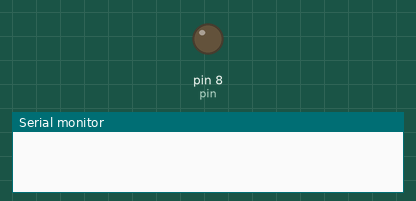
The sketch below on a simulated Arduino Uno, built with avr-gcc and run on an emulated ATmega328P. Shown: output pins drawn as LEDs (lit = HIGH), the last lines printed to the serial monitor.

Above: at 2.5 s.
At 7.5 s:
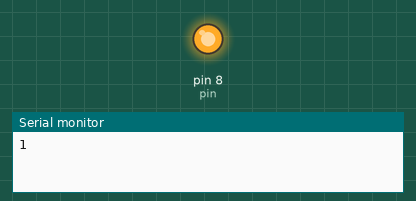
Timing chart, 0 to 13.0 s (numbered marks = the images above):
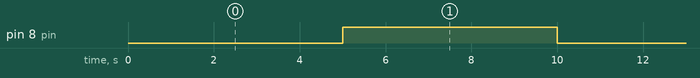

Measured:
- by itself, pin 8 (pin): alternates HIGH for 5.0 s and LOW for 5.0 s

The sketch:

GPIOTest.ino
```cpp
#define pin 8
void setup() {
  // put your setup code here, to run once:
  pinMode(pin, OUTPUT);           // set pin to input
  Serial.begin(19200);
}

void loop() {
  // put your main code here, to run repeatedly:
  delay(5000);
  digitalWrite(pin, HIGH);
  Serial.print("1\n");
  delay(5000);
  digitalWrite(pin, LOW);
  Serial.print("0\n");

}
```
